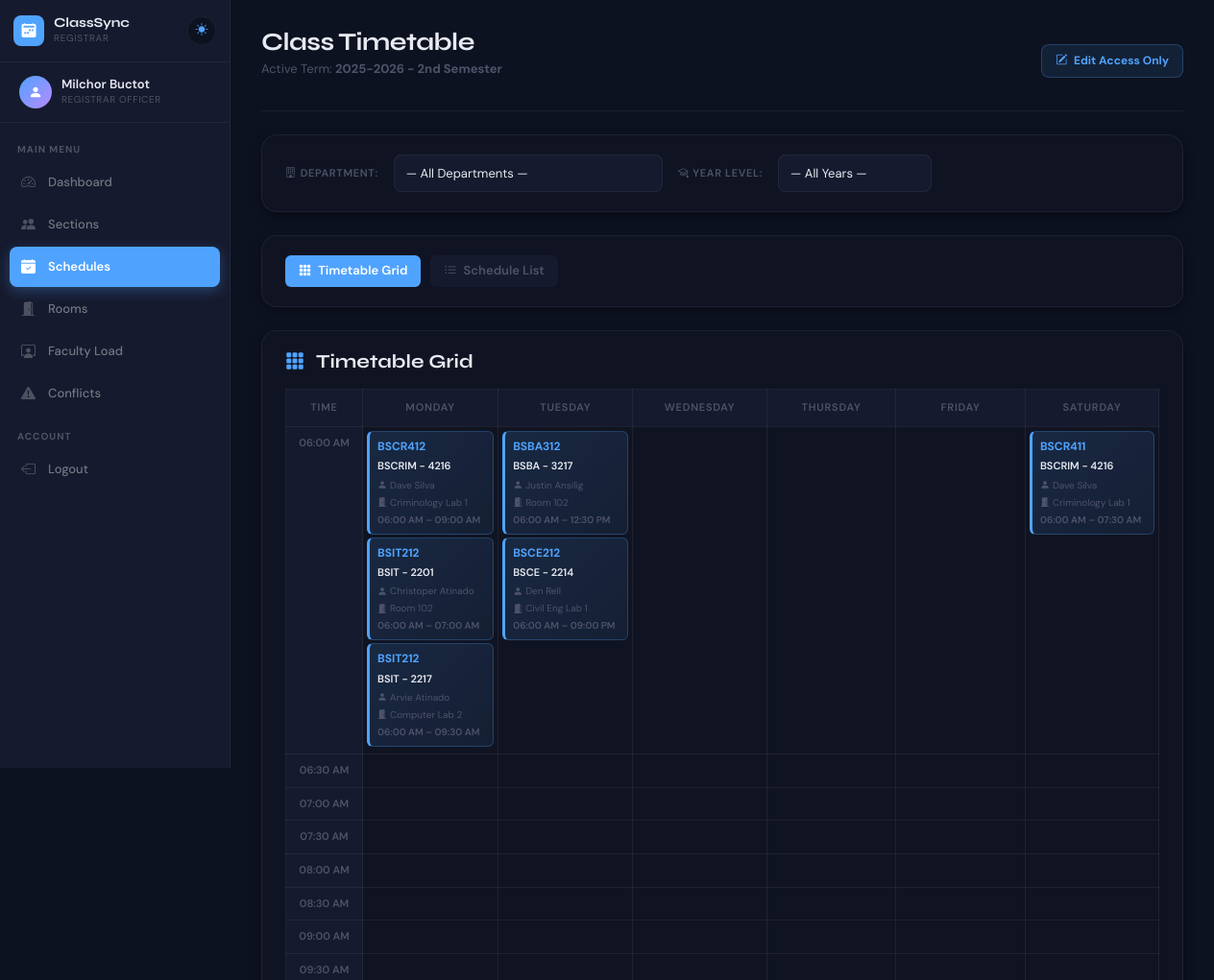
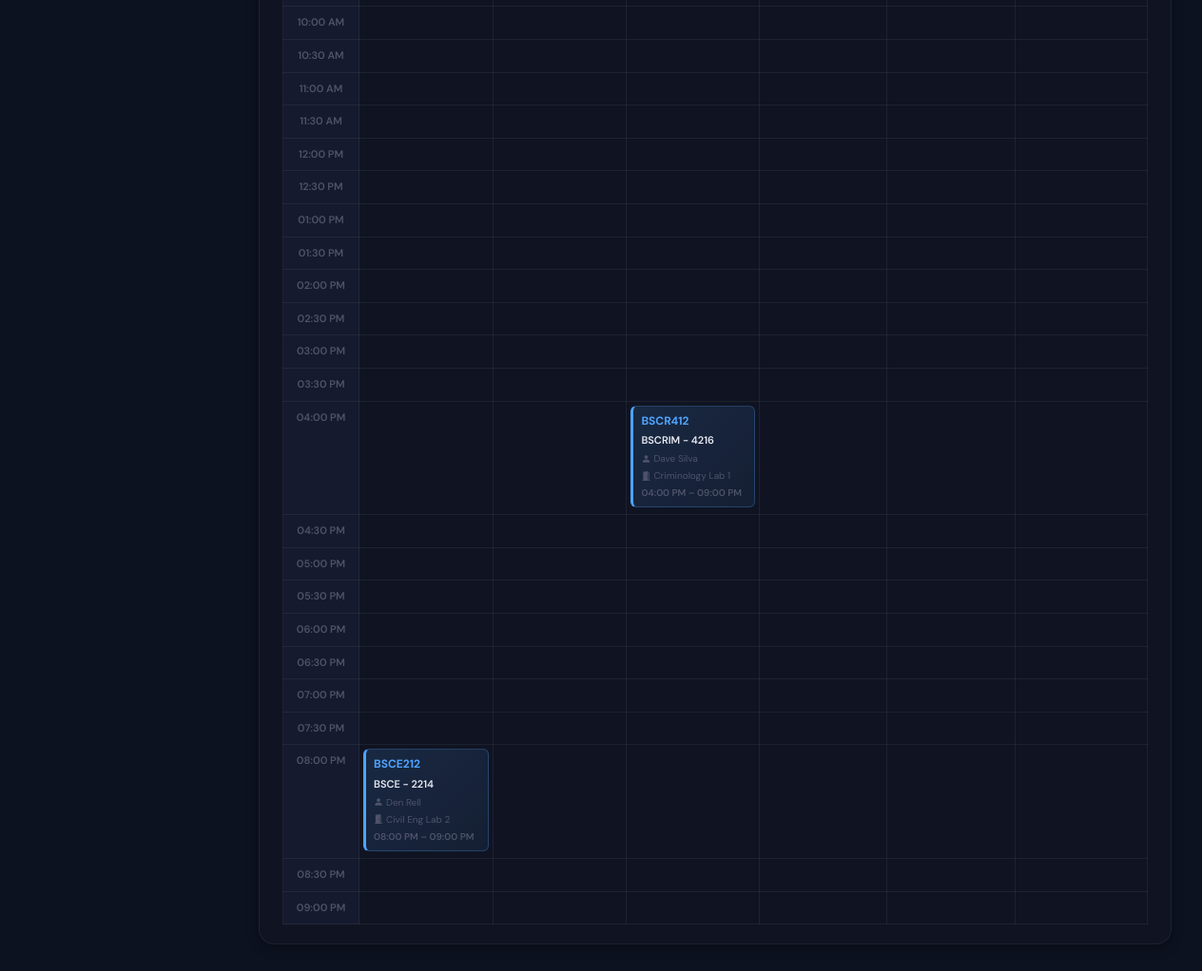
Screenshot of /registrar/schedules.php (signed in) with the database file from the repository (2 pictures, top to bottom).
### tables this page shows
CREATE TABLE `academic_terms` (
  `term_id` int(11) NOT NULL,
  `academic_year` varchar(20) NOT NULL,
  `semester` enum('1st Semester','2nd Semester','Summer') NOT NULL,
  `is_active` tinyint(1) DEFAULT 0,
  `created_at` timestamp NOT NULL DEFAULT current_timestamp()
);

CREATE TABLE `schedules` (
  `schedule_id` int(11) NOT NULL,
  `section_id` int(11) NOT NULL,
  `subject_id` int(11) NOT NULL,
  `faculty_id` int(11) NOT NULL,
  `room_id` int(11) DEFAULT NULL,
  `term_id` int(11) NOT NULL,
  `day_of_week` enum('Monday','Tuesday','Wednesday','Thursday','Friday','Saturday') NOT NULL,
  `start_time` time NOT NULL,
  `end_time` time NOT NULL,
  `status` enum('Active','Cancelled') DEFAULT 'Active',
  `created_at` timestamp NOT NULL DEFAULT current_timestamp(),
  `updated_at` timestamp NOT NULL DEFAULT current_timestamp() ON UPDATE current_timestamp()
);

CREATE TABLE `subjects` (
  `subject_id` int(11) NOT NULL,
  `subject_code` varchar(20) NOT NULL,
  `subject_name` varchar(150) NOT NULL,
  `units` int(11) NOT NULL,
  `hours_per_week` int(11) NOT NULL,
  `department` varchar(100) NOT NULL,
  `year_level` varchar(50) DEFAULT NULL,
  `status` enum('Active','Inactive') DEFAULT 'Active',
  `created_at` timestamp NOT NULL DEFAULT current_timestamp(),
  `updated_at` timestamp NOT NULL DEFAULT current_timestamp() ON UPDATE current_timestamp()
);

CREATE TABLE `sections` (
  `section_id` int(11) NOT NULL,
  `section_name` varchar(50) NOT NULL,
  `program` varchar(100) NOT NULL,
  `year_level` enum('1st Year','2nd Year','3rd Year','4th Year') NOT NULL,
  `total_students` int(11) DEFAULT 0,
  `adviser_id` int(11) DEFAULT NULL,
  `term_id` int(11) DEFAULT NULL,
  `status` enum('Active','Inactive','Archived') DEFAULT 'Active',
  `created_at` timestamp NOT NULL DEFAULT current_timestamp(),
  `updated_at` timestamp NOT NULL DEFAULT current_timestamp() ON UPDATE current_timestamp()
);

CREATE TABLE `faculty` (
  `faculty_id` int(11) NOT NULL,
  `faculty_code` varchar(20) NOT NULL,
  `first_name` varchar(50) NOT NULL,
  `last_name` varchar(50) NOT NULL,
  `department` varchar(100) NOT NULL,
  `email` varchar(100) NOT NULL,
  `phone` varchar(20) DEFAULT NULL,
  `max_teaching_hours` int(11) DEFAULT 24,
  `status` enum('Active','Inactive','On Leave') DEFAULT 'Active',
  `created_at` timestamp NOT NULL DEFAULT current_timestamp(),
  `updated_at` timestamp NOT NULL DEFAULT current_timestamp() ON UPDATE current_timestamp()
);

CREATE TABLE `rooms` (
  `room_id` int(11) NOT NULL,
  `room_code` varchar(20) NOT NULL,
  `room_name` varchar(100) NOT NULL,
  `room_type` enum('Lecture','Laboratory','Conference','Auditorium') NOT NULL,
  `building` varchar(50) NOT NULL,
  `floor` varchar(10) DEFAULT NULL,
  `capacity` int(11) NOT NULL,
  `status` enum('Available','Maintenance') DEFAULT 'Available',
  `created_at` timestamp NOT NULL DEFAULT current_timestamp(),
  `updated_at` timestamp NOT NULL DEFAULT current_timestamp() ON UPDATE current_timestamp(),
  `allowed_program` varchar(50) DEFAULT NULL
);

### registrar/schedules.php (the view, shortened to what this page needs)
<?php
require_once '../config/db.php';
$activeTermRow = $conn->query("SELECT term_id, academic_year, semester FROM academic_terms WHERE is_active=1 LIMIT 1")->fetch_assoc();
$active_term_id   = $activeTermRow['term_id']   ?? 0;
$active_term_name = $activeTermRow ? $activeTermRow['academic_year'] . ' - ' . $activeTermRow['semester'] : 'No Active Term';
$filter_department = $_GET['department'] ?? '';
$filter_year       = $_GET['year'] ?? '';
$where_parts = ["s.term_id = $active_term_id"];
$where_sql = implode(' AND ', $where_parts);
$schedules_result = $conn->query("
    SELECT s.*,
           sec.section_name, sec.program,
           sub.subject_name, sub.subject_code,
           f.first_name, f.last_name,
           r.room_name
    FROM schedules s
    JOIN sections sec ON s.section_id = sec.section_id
    JOIN subjects sub ON s.subject_id = sub.subject_id
    JOIN faculty f ON s.faculty_id = f.faculty_id
    LEFT JOIN rooms r ON s.room_id = r.room_id
    WHERE $where_sql
    ORDER BY
        FIELD(s.day_of_week,'Monday','Tuesday','Wednesday','Thursday','Friday','Saturday'),
        s.start_time
");
$schedule_data = [];
if ($schedules_result && $schedules_result->num_rows > 0) {
    while ($row = $schedules_result->fetch_assoc()) {
        $day  = $row['day_of_week'];
        $time = date("H:i", strtotime($row['start_time']));
        $schedule_data[$day][$time][] = $row;
    }
}
$time_slots = [];
for ($h = 6; $h <= 21; $h++) {
    $time_slots[] = sprintf("%02d:00", $h);
    $time_slots[] = sprintf("%02d:30", $h);
}
array_pop($time_slots);
$days = ['Monday','Tuesday','Wednesday','Thursday','Friday','Saturday'];
$active_tab = $_GET['tab'] ?? 'grid';
function build_filter_qs($extra = []) {
    $params = [];
    foreach ($extra as $k => $v) $params[$k] = $v;
    return $params ? '?' . http_build_query($params) : '';
}
?>
<?php include '../includes/header.php'; ?>
<?php include 'includes/sidebar.php'; ?>
<div class="main-content">
    <div class="page-header d-flex justify-content-between align-items-center">
        <div>
            <h1>Class Timetable</h1>
            <p>Active Term: <strong><?= htmlspecialchars($active_term_name) ?></strong></p>
        </div>
        <div class="registrar-access-badge">
            <i class="bi bi-pencil-square me-1"></i> Edit Access Only
        </div>
    </div>
    <div class="content-card mb-4">
        <form method="GET" class="d-flex align-items-center gap-3 flex-wrap">
            <label class="form-label mb-0" style="white-space:nowrap;">
                <i class="bi bi-building me-1"></i>Department:
            </label>
            <select name="department" class="form-select" style="max-width:280px;" onchange="this.form.submit()">
                <option value="">— All Departments —</option>
            </select>
            <label class="form-label mb-0" style="white-space:nowrap;">
                <i class="bi bi-mortarboard me-1"></i>Year Level:
            </label>
            <select name="year" class="form-select" style="max-width:160px;" onchange="this.form.submit()">
                <option value="">— All Years —</option>
            </select>
        </form>
    </div>
    <div class="content-card mb-4">
        <div class="schedule-tabs mb-0">
            <a href="schedules.php<?= build_filter_qs(['tab' => 'grid']) ?>"
               class="schedule-tab <?= $active_tab === 'grid' ? 'active' : '' ?>">
                <i class="bi bi-grid-3x3-gap-fill me-1"></i> Timetable Grid
            </a>
            <a href="schedules.php<?= build_filter_qs(['tab' => 'list']) ?>"
               class="schedule-tab <?= $active_tab === 'list' ? 'active' : '' ?>">
                <i class="bi bi-list-ul me-1"></i> Schedule List
            </a>
        </div>
    </div>
    <?php if ($active_tab === 'grid'): ?>
    <div class="content-card mb-4">
        <div class="d-flex align-items-center justify-content-between mb-3">
            <h5 style="color:var(--text-primary); font-weight:700; margin:0;">
                <i class="bi bi-grid-3x3-gap-fill me-2" style="color:var(--accent);"></i>
                Timetable Grid
            </h5>
        </div>
        <div class="table-responsive">
            <table class="timetable-grid">
                <thead>
                    <tr>
                        <th class="time-col">Time</th>
                        <?php foreach ($days as $day): ?><th><?= $day ?></th><?php endforeach; ?>
                    </tr>
                </thead>
                <tbody>
                    <?php foreach ($time_slots as $slot): ?>
                    <tr>
                        <td class="time-label"><?= date("h:i A", strtotime($slot)) ?></td>
                        <?php foreach ($days as $day): ?>
                        <td class="timetable-cell">
                            <?php if (isset($schedule_data[$day][$slot])): ?>
                                <?php foreach ($schedule_data[$day][$slot] as $sc): ?>
                                <div class="timetable-block <?= $sc['status'] === 'Cancelled' ? 'cancelled-block' : '' ?>">
                                    <div class="tb-subject"><?= htmlspecialchars($sc['subject_code'] ?? $sc['subject_name']) ?></div>
                                    <div class="tb-section"><?= htmlspecialchars($sc['section_name']) ?></div>
                                    <div class="tb-info"><i class="bi bi-person-fill"></i> <?= htmlspecialchars($sc['first_name'].' '.$sc['last_name']) ?></div>
                                    <div class="tb-info"><i class="bi bi-door-open-fill"></i> <?= htmlspecialchars($sc['room_name']) ?></div>
                                    <div class="tb-time"><?= date("h:i A", strtotime($sc['start_time'])) ?> – <?= date("h:i A", strtotime($sc['end_time'])) ?></div>
                                </div>
                                <?php endforeach; ?>
                            <?php endif; ?>
                        </td>
                        <?php endforeach; ?>
                    </tr>
                    <?php endforeach; ?>
                </tbody>
            </table>
        </div>
    </div>
    <?php endif; ?>
</div>
<?php include '../includes/footer.php'; ?>

### assets/custom.css (style rules this page uses)
:root { --font-display: 'Syne', sans-serif; --font-body: 'DM Sans', sans-serif; --color-bg: #0d1220; --color-surface: #101422; --color-surface2: #161a2e; --color-border: rgba(255,255,255,0.06); --accent: #4fa3ff; --accent-green: #00e5a0; --accent-purple: #b88aff; --success: #00e5a0; --warning: #ffb94a; --danger: #ff5f5f; --info: #4fa3ff; --text-primary: #e8eaf2; --text-secondary: #4e5369; --text-muted: rgba(255,255,255,0.25); --shadow-sm: 0 1px 2px rgba(0,0,0,0.3); --shadow-md: 0 4px 12px rgba(0,0,0,0.35); --shadow-lg: 0 10px 24px rgba(0,0,0,0.4); --shadow-xl: 0 20px 40px rgba(0,0,0,0.5); --r-sm: 4px; --r-md: 8px; --r-lg: 12px; --r-xl: 16px; --r-full: 9999px; }
*, *::before, *::after { margin:0; padding:0; box-sizing:border-box; }
body { font-family: var(--font-body); font-size: 14px; line-height: 1.6; background: var(--color-bg); color: var(--text-primary); display: flex; min-height: 100vh; -webkit-font-smoothing: antialiased; }
h1,h2,h3,h4,h5 { font-family: var(--font-display); line-height: 1.2; }
a { text-decoration: none; }
.main-content { margin-left: 240px; padding: 28px 32px; flex: 1; min-height: 100vh; }
.page-header { margin-bottom: 24px; padding-bottom: 16px; border-bottom: 1px solid var(--color-border); }
.page-header h1 { font-size: 26px; font-weight: 700; color: var(--text-primary); letter-spacing: -0.02em; margin-bottom: 3px; }
.page-header p { font-size: 13px; color: var(--text-secondary); }
.content-card { background: var(--color-surface); border-radius: var(--r-xl); padding: 20px 24px; box-shadow: var(--shadow-md); border: 1px solid var(--color-border); }
.form-control, .form-select { border: 1px solid var(--color-border); border-radius: var(--r-md); padding: 9px 12px; font-size: 13px; font-family: var(--font-body); color: var(--text-primary); background: var(--color-surface2); transition: border-color 0.15s, box-shadow 0.15s; }
.form-select { background-image: none !important; appearance: none; -webkit-appearance: none; -moz-appearance: none; }
.form-select option { background: var(--color-surface2); color: var(--text-primary); }
.form-label { font-size: 11px; font-weight: 600; color: var(--text-secondary); margin-bottom: 5px; text-transform: uppercase; letter-spacing: 0.06em; display: block; }

### registrar/schedules.php (style rules this page uses)
.registrar-access-badge { background: rgba(79,163,255,0.1); border: 1px solid rgba(79,163,255,0.25); color: var(--accent); padding: 7px 14px; border-radius: 8px; font-size: 12px; font-weight: 700; }
.timetable-grid { width:100%; border-collapse:collapse; font-size:12px; min-width:900px; }
.timetable-grid thead th { background:var(--color-surface2); color:var(--text-secondary); font-weight:600; font-size:11px; text-transform:uppercase; letter-spacing:0.07em; padding:10px 8px; text-align:center; border:1px solid var(--color-border); }
.timetable-grid thead th.time-col { width:80px; }
.timetable-grid tbody td { border:1px solid var(--color-border); vertical-align:top; padding:4px; min-height:48px; }
.time-label { background:var(--color-surface2); color:var(--text-secondary); font-size:11px; font-weight:600; text-align:center; white-space:nowrap; padding:8px 6px !important; width:80px; }
.timetable-cell { background:var(--color-surface); min-width:130px; min-height:48px; }
.timetable-block { background:linear-gradient(135deg,rgba(79,163,255,0.15),rgba(79,163,255,0.08)); border:1px solid rgba(79,163,255,0.25); border-left:3px solid var(--accent); border-radius:6px; padding:6px 8px; margin-bottom:3px; }
.tb-subject { font-weight:700; color:var(--accent); font-size:12px; margin-bottom:2px; }
.tb-section { font-weight:600; color:var(--text-primary); font-size:11px; margin-bottom:3px; }
.tb-info { color:var(--text-secondary); font-size:10px; display:flex; align-items:center; gap:3px; margin-bottom:2px; }
.tb-time { font-size:10px; font-weight:600; color:var(--text-secondary); }
.schedule-tabs { display:flex; gap:10px; }
.schedule-tab { padding:6px 14px; border-radius:6px; text-decoration:none; color:var(--text-secondary); font-weight:600; background:var(--color-surface2); font-size:13px; }
.schedule-tab.active { background:var(--accent); color:#fff; }

### rows the page displays
academic_terms: active_term_name "2025-2026 - 2nd Semester"
schedules: subject.subject_code "BSCR412", section.section_name "BSCRIM - 4216", faculty.last_name "Dave Silva", room.room_name "Criminology Lab 1", start_time "06:00 AM", end_time "09:00 AM"
schedules: subject.subject_code "BSIT212", section.section_name "BSIT - 2201", faculty.last_name "Christoper Atinado", room.room_name "Room 102", start_time "06:00 AM", end_time "07:00 AM"
schedules: subject.subject_code "BSIT212", section.section_name "BSIT - 2217", faculty.last_name "Arvie Atinado", room.room_name "Computer Lab 2", start_time "06:00 AM", end_time "09:30 AM"
schedules: subject.subject_code "BSBA312", section.section_name "BSBA - 3217", faculty.last_name "Justin Ansilig", room.room_name "Room 102", start_time "06:00 AM", end_time "12:30 PM"
schedules: subject.subject_code "BSCE212", section.section_name "BSCE - 2214", faculty.last_name "Den Rell", room.room_name "Civil Eng Lab 1", start_time "06:00 AM", end_time "09:00 PM"
schedules: subject.subject_code "BSCR411", section.section_name "BSCRIM - 4216", faculty.last_name "Dave Silva", room.room_name "Criminology Lab 1", start_time "06:00 AM", end_time "07:30 AM"
schedules: subject.subject_code "BSCR412", section.section_name "BSCRIM - 4216", faculty.last_name "Dave Silva", room.room_name "Criminology Lab 1", start_time "04:00 PM", end_time "09:00 PM"
schedules: subject.subject_code "BSCE212", section.section_name "BSCE - 2214", faculty.last_name "Den Rell", room.room_name "Civil Eng Lab 2", start_time "08:00 PM", end_time "09:00 PM"

### other values shown
$_SESSION['full_name'] "Milchor Buctot"
$day "MONDAY"
$day "TUESDAY"
$day "WEDNESDAY"
$day "THURSDAY"
$day "FRIDAY"
$day "SATURDAY"
date("h:i A", strtotime($slot)) "06:00 AM"
date("h:i A", strtotime($slot)) "06:30 AM"
date("h:i A", strtotime($slot)) "07:00 AM"
date("h:i A", strtotime($slot)) "07:30 AM"
date("h:i A", strtotime($slot)) "08:00 AM"
date("h:i A", strtotime($slot)) "08:30 AM"
date("h:i A", strtotime($slot)) "09:00 AM"
date("h:i A", strtotime($slot)) "09:30 AM"
